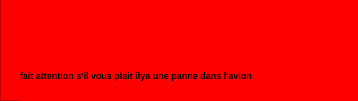
<?xml version="1.0" encoding="UTF-8"?>
<ui version="4.0">
 <class>notification</class>
 <widget class="QDialog" name="notification">
  <property name="geometry">
   <rect>
    <x>0</x>
    <y>0</y>
    <width>358</width>
    <height>101</height>
   </rect>
  </property>
  <property name="windowTitle">
   <string>Dialog</string>
  </property>
  <widget class="QFrame" name="frame">
   <property name="geometry">
    <rect>
     <x>0</x>
     <y>-20</y>
     <width>431</width>
     <height>121</height>
    </rect>
   </property>
   <property name="styleSheet">
    <string notr="true">background-color: rgb(255, 0, 0);</string>
   </property>
   <property name="frameShape">
    <enum>QFrame::StyledPanel</enum>
   </property>
   <property name="frameShadow">
    <enum>QFrame::Raised</enum>
   </property>
   <widget class="QLabel" name="label">
    <property name="geometry">
     <rect>
      <x>20</x>
      <y>60</y>
      <width>341</width>
      <height>71</height>
     </rect>
    </property>
    <property name="font">
     <font>
      <pointsize>7</pointsize>
      <weight>75</weight>
      <bold>true</bold>
      <underline>false</underline>
     </font>
    </property>
    <property name="text">
     <string>fait attention s'il vous plait ilya une panne dans l'avion</string>
    </property>
   </widget>
  </widget>
 </widget>
 <resources/>
 <connections/>
</ui>
